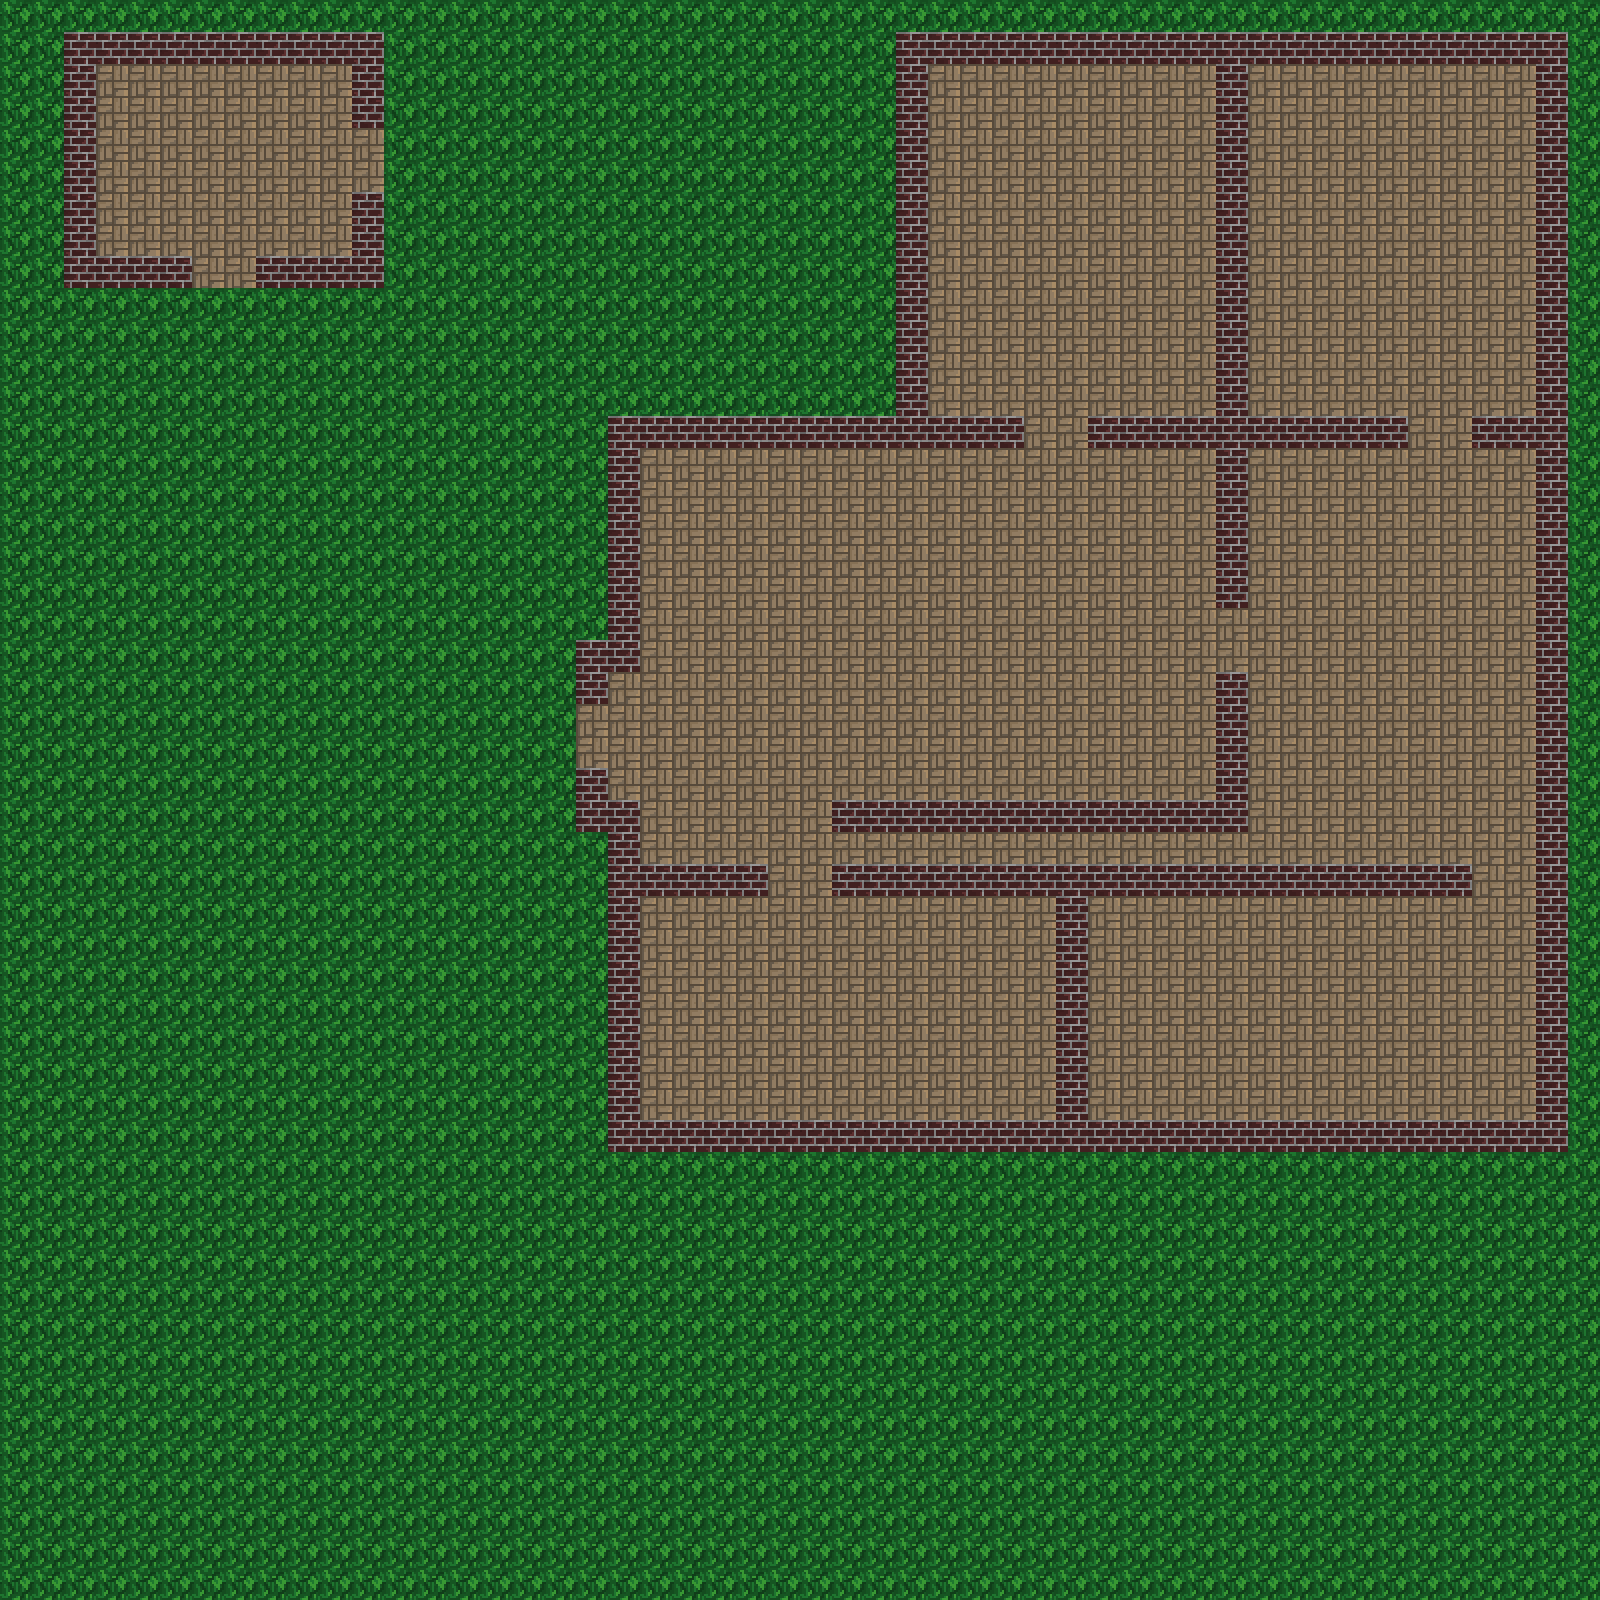

The image is a tile-based game level rendered from a .tmx file. Its description and complete source (layers, tilesets, objects, tile grids) follow:
An orthogonal 50x50 tile map with 32x32 px tiles, 1 tile layer (Map1).

<map version="1.0" orientation="orthogonal" renderorder="right-down" width="50" height="50" tilewidth="32" tileheight="32" nextobjectid="1">
 <tileset firstgid="1" name="tilemap" tilewidth="32" tileheight="32" tilecount="32" columns="8">
  <image source="tilemap.png" width="256" height="32" />
 </tileset>
 <layer name="Map1" width="50" height="50">
  <data encoding="csv">
2,2,2,2,2,2,2,2,2,2,2,2,2,2,2,2,2,2,2,2,2,2,2,2,2,2,2,2,2,2,2,2,2,2,2,2,2,2,2,2,2,2,2,2,2,2,2,2,2,2,
2,2,4,4,4,4,4,4,4,4,4,4,2,2,2,2,2,2,2,2,2,2,2,2,2,2,2,2,4,4,4,4,4,4,4,4,4,4,4,4,4,4,4,4,4,4,4,4,4,2,
2,2,4,1,1,1,1,1,1,1,1,4,2,2,2,2,2,2,2,2,2,2,2,2,2,2,2,2,4,1,1,1,1,1,1,1,1,1,4,1,1,1,1,1,1,1,1,1,4,2,
2,2,4,1,1,1,1,1,1,1,1,4,2,2,2,2,2,2,2,2,2,2,2,2,2,2,2,2,4,1,1,1,1,1,1,1,1,1,4,1,1,1,1,1,1,1,1,1,4,2,
2,2,4,1,1,1,1,1,1,1,1,1,2,2,2,2,2,2,2,2,2,2,2,2,2,2,2,2,4,1,1,1,1,1,1,1,1,1,4,1,1,1,1,1,1,1,1,1,4,2,
2,2,4,1,1,1,1,1,1,1,1,1,2,2,2,2,2,2,2,2,2,2,2,2,2,2,2,2,4,1,1,1,1,1,1,1,1,1,4,1,1,1,1,1,1,1,1,1,4,2,
2,2,4,1,1,1,1,1,1,1,1,4,2,2,2,2,2,2,2,2,2,2,2,2,2,2,2,2,4,1,1,1,1,1,1,1,1,1,4,1,1,1,1,1,1,1,1,1,4,2,
2,2,4,1,1,1,1,1,1,1,1,4,2,2,2,2,2,2,2,2,2,2,2,2,2,2,2,2,4,1,1,1,1,1,1,1,1,1,4,1,1,1,1,1,1,1,1,1,4,2,
2,2,4,4,4,4,1,1,4,4,4,4,2,2,2,2,2,2,2,2,2,2,2,2,2,2,2,2,4,1,1,1,1,1,1,1,1,1,4,1,1,1,1,1,1,1,1,1,4,2,
2,2,2,2,2,2,2,2,2,2,2,2,2,2,2,2,2,2,2,2,2,2,2,2,2,2,2,2,4,1,1,1,1,1,1,1,1,1,4,1,1,1,1,1,1,1,1,1,4,2,
2,2,2,2,2,2,2,2,2,2,2,2,2,2,2,2,2,2,2,2,2,2,2,2,2,2,2,2,4,1,1,1,1,1,1,1,1,1,4,1,1,1,1,1,1,1,1,1,4,2,
2,2,2,2,2,2,2,2,2,2,2,2,2,2,2,2,2,2,2,2,2,2,2,2,2,2,2,2,4,1,1,1,1,1,1,1,1,1,4,1,1,1,1,1,1,1,1,1,4,2,
2,2,2,2,2,2,2,2,2,2,2,2,2,2,2,2,2,2,2,2,2,2,2,2,2,2,2,2,4,1,1,1,1,1,1,1,1,1,4,1,1,1,1,1,1,1,1,1,4,2,
2,2,2,2,2,2,2,2,2,2,2,2,2,2,2,2,2,2,2,4,4,4,4,4,4,4,4,4,4,4,4,4,1,1,4,4,4,4,4,4,4,4,4,4,1,1,4,4,4,2,
2,2,2,2,2,2,2,2,2,2,2,2,2,2,2,2,2,2,2,4,1,1,1,1,1,1,1,1,1,1,1,1,1,1,1,1,1,1,4,1,1,1,1,1,1,1,1,1,4,2,
2,2,2,2,2,2,2,2,2,2,2,2,2,2,2,2,2,2,2,4,1,1,1,1,1,1,1,1,1,1,1,1,1,1,1,1,1,1,4,1,1,1,1,1,1,1,1,1,4,2,
2,2,2,2,2,2,2,2,2,2,2,2,2,2,2,2,2,2,2,4,1,1,1,1,1,1,1,1,1,1,1,1,1,1,1,1,1,1,4,1,1,1,1,1,1,1,1,1,4,2,
2,2,2,2,2,2,2,2,2,2,2,2,2,2,2,2,2,2,2,4,1,1,1,1,1,1,1,1,1,1,1,1,1,1,1,1,1,1,4,1,1,1,1,1,1,1,1,1,4,2,
2,2,2,2,2,2,2,2,2,2,2,2,2,2,2,2,2,2,2,4,1,1,1,1,1,1,1,1,1,1,1,1,1,1,1,1,1,1,4,1,1,1,1,1,1,1,1,1,4,2,
2,2,2,2,2,2,2,2,2,2,2,2,2,2,2,2,2,2,2,4,1,1,1,1,1,1,1,1,1,1,1,1,1,1,1,1,1,1,1,1,1,1,1,1,1,1,1,1,4,2,
2,2,2,2,2,2,2,2,2,2,2,2,2,2,2,2,2,2,4,4,1,1,1,1,1,1,1,1,1,1,1,1,1,1,1,1,1,1,1,1,1,1,1,1,1,1,1,1,4,2,
2,2,2,2,2,2,2,2,2,2,2,2,2,2,2,2,2,2,4,1,1,1,1,1,1,1,1,1,1,1,1,1,1,1,1,1,1,1,4,1,1,1,1,1,1,1,1,1,4,2,
2,2,2,2,2,2,2,2,2,2,2,2,2,2,2,2,2,2,1,1,1,1,1,1,1,1,1,1,1,1,1,1,1,1,1,1,1,1,4,1,1,1,1,1,1,1,1,1,4,2,
2,2,2,2,2,2,2,2,2,2,2,2,2,2,2,2,2,2,1,1,1,1,1,1,1,1,1,1,1,1,1,1,1,1,1,1,1,1,4,1,1,1,1,1,1,1,1,1,4,2,
2,2,2,2,2,2,2,2,2,2,2,2,2,2,2,2,2,2,4,1,1,1,1,1,1,1,1,1,1,1,1,1,1,1,1,1,1,1,4,1,1,1,1,1,1,1,1,1,4,2,
2,2,2,2,2,2,2,2,2,2,2,2,2,2,2,2,2,2,4,4,1,1,1,1,1,1,4,4,4,4,4,4,4,4,4,4,4,4,4,1,1,1,1,1,1,1,1,1,4,2,
2,2,2,2,2,2,2,2,2,2,2,2,2,2,2,2,2,2,2,4,1,1,1,1,1,1,1,1,1,1,1,1,1,1,1,1,1,1,1,1,1,1,1,1,1,1,1,1,4,2,
2,2,2,2,2,2,2,2,2,2,2,2,2,2,2,2,2,2,2,4,4,4,4,4,1,1,4,4,4,4,4,4,4,4,4,4,4,4,4,4,4,4,4,4,4,4,1,1,4,2,
2,2,2,2,2,2,2,2,2,2,2,2,2,2,2,2,2,2,2,4,1,1,1,1,1,1,1,1,1,1,1,1,1,4,1,1,1,1,1,1,1,1,1,1,1,1,1,1,4,2,
2,2,2,2,2,2,2,2,2,2,2,2,2,2,2,2,2,2,2,4,1,1,1,1,1,1,1,1,1,1,1,1,1,4,1,1,1,1,1,1,1,1,1,1,1,1,1,1,4,2,
2,2,2,2,2,2,2,2,2,2,2,2,2,2,2,2,2,2,2,4,1,1,1,1,1,1,1,1,1,1,1,1,1,4,1,1,1,1,1,1,1,1,1,1,1,1,1,1,4,2,
2,2,2,2,2,2,2,2,2,2,2,2,2,2,2,2,2,2,2,4,1,1,1,1,1,1,1,1,1,1,1,1,1,4,1,1,1,1,1,1,1,1,1,1,1,1,1,1,4,2,
2,2,2,2,2,2,2,2,2,2,2,2,2,2,2,2,2,2,2,4,1,1,1,1,1,1,1,1,1,1,1,1,1,4,1,1,1,1,1,1,1,1,1,1,1,1,1,1,4,2,
2,2,2,2,2,2,2,2,2,2,2,2,2,2,2,2,2,2,2,4,1,1,1,1,1,1,1,1,1,1,1,1,1,4,1,1,1,1,1,1,1,1,1,1,1,1,1,1,4,2,
2,2,2,2,2,2,2,2,2,2,2,2,2,2,2,2,2,2,2,4,1,1,1,1,1,1,1,1,1,1,1,1,1,4,1,1,1,1,1,1,1,1,1,1,1,1,1,1,4,2,
2,2,2,2,2,2,2,2,2,2,2,2,2,2,2,2,2,2,2,4,4,4,4,4,4,4,4,4,4,4,4,4,4,4,4,4,4,4,4,4,4,4,4,4,4,4,4,4,4,2,
2,2,2,2,2,2,2,2,2,2,2,2,2,2,2,2,2,2,2,2,2,2,2,2,2,2,2,2,2,2,2,2,2,2,2,2,2,2,2,2,2,2,2,2,2,2,2,2,2,2,
2,2,2,2,2,2,2,2,2,2,2,2,2,2,2,2,2,2,2,2,2,2,2,2,2,2,2,2,2,2,2,2,2,2,2,2,2,2,2,2,2,2,2,2,2,2,2,2,2,2,
2,2,2,2,2,2,2,2,2,2,2,2,2,2,2,2,2,2,2,2,2,2,2,2,2,2,2,2,2,2,2,2,2,2,2,2,2,2,2,2,2,2,2,2,2,2,2,2,2,2,
2,2,2,2,2,2,2,2,2,2,2,2,2,2,2,2,2,2,2,2,2,2,2,2,2,2,2,2,2,2,2,2,2,2,2,2,2,2,2,2,2,2,2,2,2,2,2,2,2,2,
2,2,2,2,2,2,2,2,2,2,2,2,2,2,2,2,2,2,2,2,2,2,2,2,2,2,2,2,2,2,2,2,2,2,2,2,2,2,2,2,2,2,2,2,2,2,2,2,2,2,
2,2,2,2,2,2,2,2,2,2,2,2,2,2,2,2,2,2,2,2,2,2,2,2,2,2,2,2,2,2,2,2,2,2,2,2,2,2,2,2,2,2,2,2,2,2,2,2,2,2,
2,2,2,2,2,2,2,2,2,2,2,2,2,2,2,2,2,2,2,2,2,2,2,2,2,2,2,2,2,2,2,2,2,2,2,2,2,2,2,2,2,2,2,2,2,2,2,2,2,2,
2,2,2,2,2,2,2,2,2,2,2,2,2,2,2,2,2,2,2,2,2,2,2,2,2,2,2,2,2,2,2,2,2,2,2,2,2,2,2,2,2,2,2,2,2,2,2,2,2,2,
2,2,2,2,2,2,2,2,2,2,2,2,2,2,2,2,2,2,2,2,2,2,2,2,2,2,2,2,2,2,2,2,2,2,2,2,2,2,2,2,2,2,2,2,2,2,2,2,2,2,
2,2,2,2,2,2,2,2,2,2,2,2,2,2,2,2,2,2,2,2,2,2,2,2,2,2,2,2,2,2,2,2,2,2,2,2,2,2,2,2,2,2,2,2,2,2,2,2,2,2,
2,2,2,2,2,2,2,2,2,2,2,2,2,2,2,2,2,2,2,2,2,2,2,2,2,2,2,2,2,2,2,2,2,2,2,2,2,2,2,2,2,2,2,2,2,2,2,2,2,2,
2,2,2,2,2,2,2,2,2,2,2,2,2,2,2,2,2,2,2,2,2,2,2,2,2,2,2,2,2,2,2,2,2,2,2,2,2,2,2,2,2,2,2,2,2,2,2,2,2,2,
2,2,2,2,2,2,2,2,2,2,2,2,2,2,2,2,2,2,2,2,2,2,2,2,2,2,2,2,2,2,2,2,2,2,2,2,2,2,2,2,2,2,2,2,2,2,2,2,2,2,
2,2,2,2,2,2,2,2,2,2,2,2,2,2,2,2,2,2,2,2,2,2,2,2,2,2,2,2,2,2,2,2,2,2,2,2,2,2,2,2,2,2,2,2,2,2,2,2,2,2
</data>
 </layer>
</map>